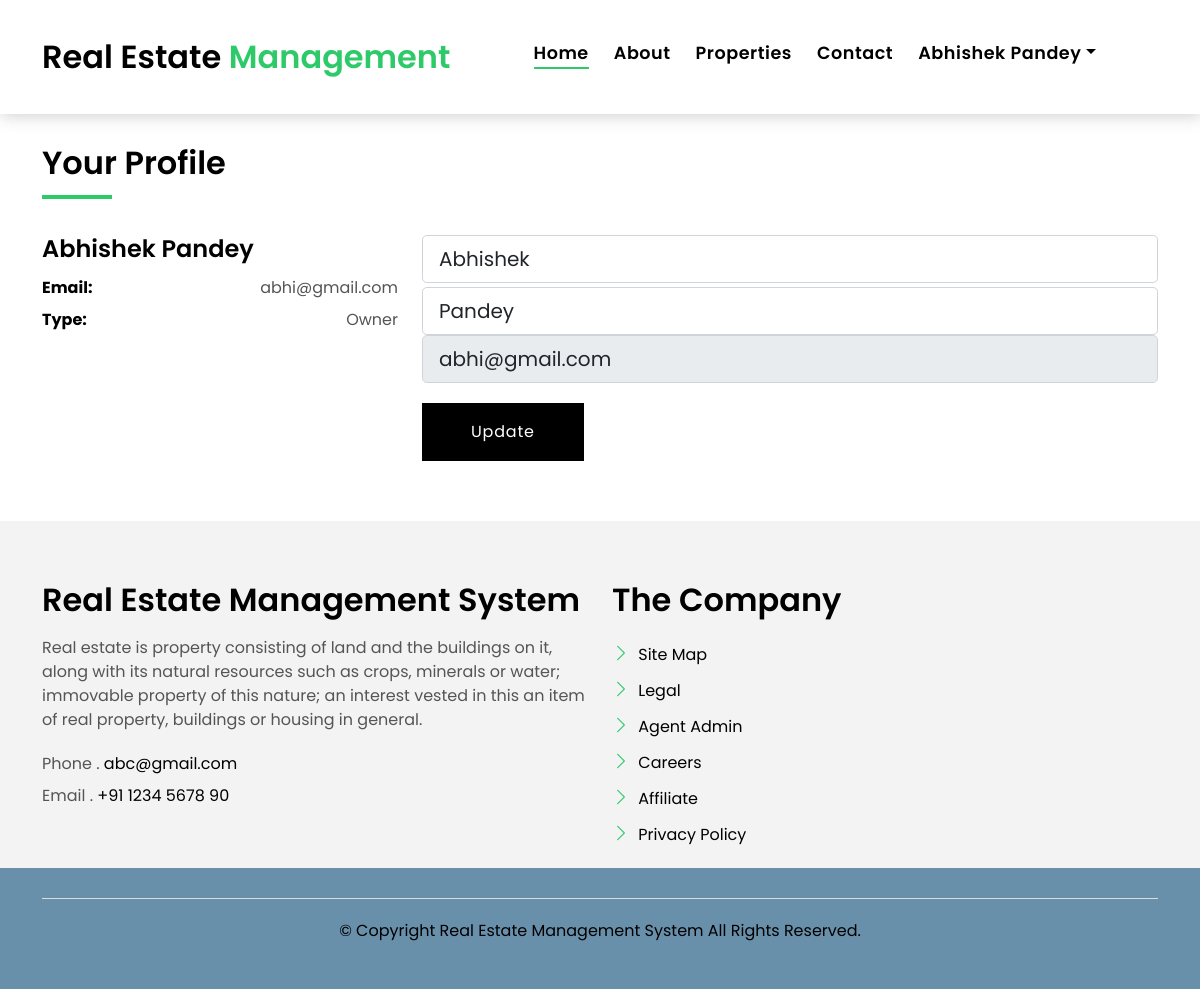
Screenshot of /ownerviewProfile (signed in) with the database file from the repository.
### estate/models.py (models this page shows, shortened)
class UserType(models.Model):
    user = models.ForeignKey(User, on_delete=models.CASCADE, null=True)
    type = models.CharField(max_length=100, null=True)
    postingdate = models.DateTimeField(auto_now_add=True)

### estate/views.py (the view, shortened to what this page needs)
# urls.py: path('ownerviewProfile', ownerviewProfile, name='ownerviewProfile'),
def ownerviewProfile(request):
    if not request.user.is_authenticated:
        return redirect('owner_login')
    user = User.objects.get(id=request.user.id)
    userType = UserType.objects.get(user=user)
    return render(request, 'owner/ownerviewProfile.html', locals())

### estate/templates/owner/ownerviewProfile.html (shortened to what this page needs)
{% extends 'ownerNavbar.html' %}
{% block main  %}
{% load static %}
<br><br>
<section class="property-single nav-arrow-b">
    <div class="container mt-5">
        <div class="row">
            <div class="col-md-12">
                <div class="row section-t3">
                    <div class="col-sm-12">
                        <div class="title-box-d">
                            <h3 class="title-d">Your Profile</h3>
                        </div>
                    </div>
                </div>
                <div class="row">
                    <div class="col-md-6 col-lg-4">
                        <div class="property-agent">
                            <h4 class="title-agent">{{userType.user.first_name}} {{userType.user.last_name}}</h4>
                            <ul class="list-unstyled">
                                <li class="d-flex justify-content-between">
                                    <strong>Email:</strong>
                                    <span class="color-text-a">{{userType.user.username}}</span>
                                </li>
                                <li class="d-flex justify-content-between">
                                    <strong>Type:</strong>
                                    <span class="color-text-a">{{userType.type}}</span>
                                </li>
                            </ul>
                        </div>
                    </div>
                    <div class="col-md-12 col-lg-8">
                        <div class="property-contact">
                            <form class="form-a" method="post">
                                <div class="row">
                                    <div class="col-md-12 mb-1">
                                        <div class="form-group">
                                            <input type="text" class="form-control form-control-lg form-control-a"
                                                   name="firstName" value="{{userType.user.first_name}}">
                                        </div>
                                    </div>
                                    <div class="col-md-12mb-1">
                                        <div class="form-group">
                                            <input type="text" class="form-control form-control-lg form-control-a"
                                                   name="lastName" value="{{userType.user.last_name}}">
                                        </div>
                                    </div>
                                    <div class="col-md-12 mb-1">
                                        <div class="form-group">
                                            <input type="email" class="form-control form-control-lg form-control-a"
                                                   name="emailid" value="{{userType.user.username}}" readonly>
                                        </div>
                                    </div>
                                    <div class="col-md-12 mt-3">
                                        <button type="submit" class="btn btn-a">Update</button>
                                    </div>
                                </div>
                            </form>
                        </div>
                    </div>
                </div>
            </div>
        </div>
    </div>
</section>
{% endblock %}

### estate/templates/ownerNavbar.html (shortened to what this page needs)
{% load static %}
<!DOCTYPE html>
<html lang="en">
<head>
    <link href="{% static 'assets/vendor/animate.css/animate.min.css' %}" rel="stylesheet">
    <link href="{% static 'assets/vendor/bootstrap/css/bootstrap.min.css' %}" rel="stylesheet">
    <link href="{% static 'assets/vendor/bootstrap-icons/bootstrap-icons.css' %}" rel="stylesheet">
    <link href="{% static 'assets/vendor/swiper/swiper-bundle.min.css' %}" rel="stylesheet">
    <link href="{% static 'assets/css/style.css' %}" rel="stylesheet">
</head>
<body>
<nav class="navbar navbar-default navbar-trans navbar-expand-lg fixed-top">
    <div class="container">
        <a class="navbar-brand text-brand" href="#">Real Estate<span class="color-b"> Management</span></a>
        <div class="navbar-collapse collapse justify-content-center" id="navbarDefault">
            <ul class="navbar-nav">
                <li class="nav-item">
                    <a class="nav-link active" href="{% url 'ownerDashboard' %}">Home</a>
                </li>
                <li class="nav-item">
                    <a class="nav-link " href="{% url 'ownerAbout' %}">About</a>
                </li>
                <li class="nav-item">
                    <a class="nav-link " href="{% url 'ownerpropertysearch' %}">Properties</a>
                </li>
                <li class="nav-item">
                    <a class="nav-link " href="{% url 'ownerContact' %}">Contact</a>
                </li>
                <li class="nav-item dropdown">
                    <a class="nav-link dropdown-toggle" href="#" id="navbarDropdown" role="button"
                       data-bs-toggle="dropdown" aria-haspopup="true" aria-expanded="false">{{request.user.first_name}} {{request.user.last_name}}</a>
                </li>
            </ul>
        </div>
    </div>
</nav>
<main id="main">
    {% block main %}
    {% endblock %}
</main>
<section class="section-footer">
    <div class="container">
        <div class="row">
            <div class="col-sm-12 col-md-6">
                <div class="widget-a">
                    <div class="w-header-a">
                        <h3 class="w-title-a text-brand">Real Estate Management System</h3>
                    </div>
                    <div class="w-body-a">
                        <p class="w-text-a color-text-a">
                            Real estate is property consisting of land and the buildings on it, along with its natural
                            resources such as crops, minerals or water; immovable property of this nature; an interest
                            vested in this an item of real property, buildings or housing in general.
                        </p>
                    </div>
                    <div class="w-footer-a">
                        <ul class="list-unstyled">
                            <li class="color-a">
                                <span class="color-text-a">Phone .</span> abc@gmail.com
                            </li>
                            <li class="color-a">
                                <span class="color-text-a">Email .</span> +91 1234 5678 90
                            </li>
                        </ul>
                    </div>
                </div>
            </div>
            <div class="col-sm-12 col-md-6 section-md-t3">
                <div class="widget-a">
                    <div class="w-header-a">
                        <h3 class="w-title-a text-brand">The Company</h3>
                    </div>
                    <div class="w-body-a">
                        <div class="w-body-a">
                            <ul class="list-unstyled">
                                <li class="item-list-a">
                                    <i class="bi bi-chevron-right"></i> <a href="#">Site Map</a>
                                </li>
                                <li class="item-list-a">
                                    <i class="bi bi-chevron-right"></i> <a href="#">Legal</a>
                                </li>
                                <li class="item-list-a">
                                    <i class="bi bi-chevron-right"></i> <a href="#">Agent Admin</a>
                                </li>
                                <li class="item-list-a">
                                    <i class="bi bi-chevron-right"></i> <a href="#">Careers</a>
                                </li>
                                <li class="item-list-a">
                                    <i class="bi bi-chevron-right"></i> <a href="#">Affiliate</a>
                                </li>
                                <li class="item-list-a">
                                    <i class="bi bi-chevron-right"></i> <a href="#">Privacy Policy</a>
                                </li>
                            </ul>
                        </div>
                    </div>
                </div>
            </div>
        </div>
    </div>
</section>
<footer>
    <div class="container">
        <div class="row">
            <div class="col-md-12">
                <div class="copyright-footer">
                    <p class="copyright color-text-a">
                        <span class="color-a">&copy; Copyright Real Estate Management System All Rights Reserved. </span>
                    </p>
                </div>
            </div>
        </div>
    </div>
</footer>
</body>
</html>

### estate/static/assets/css/style.css (style rules this page uses)
body { font-family: "Poppins", sans-serif; color: #555555; }
h1, h2, h3, h4, h5, h6 { color: #000000; }
a { color: #000000; text-decoration: none; transition: all 0.5s ease; }
.text-brand { color: #000000; font-size: 2rem; font-weight: 600; }
.color-a { text-decoration: none; color: #000000; }
.color-b { color: #2eca6a; }
.color-text-a { text-decoration: none; color: #555555; }
.section-t3 { padding-top: 3rem; }
.title-box-d { padding-bottom: 1.8rem; margin-bottom: 1rem; position: relative; }
.title-box-d .title-d { font-weight: 600; font-size: 2rem; }
.title-box-d .title-d:after { content: ""; position: absolute; width: 70px; height: 4px; background-color: #2eca6a; bottom: 20px; left: 0; }
.btn { transition: 0.5s ease; }
.btn.btn-a, .btn.btn-b { border-radius: 0; padding: 1rem 3rem; letter-spacing: 0.05rem; }
.btn.btn-a { text-decoration: none; background-color: #000000; color: #ffffff; }
.navbar-default { transition: all 0.5s ease-in-out; background-color: #ffffff; padding-top: 28px; padding-bottom: 28px; -webkit-backface-visibility: hidden; backface-visibility: hidden; box-shadow: 1px 2px 15px rgba(100, 100, 100, 0.3); }
.navbar-default.navbar-trans, .navbar-default.navbar-reduce { -webkit-backface-visibility: hidden; backface-visibility: hidden; }
.navbar-default.navbar-trans .nav-item, .navbar-default.navbar-reduce .nav-item { position: relative; padding-right: 10px; padding-bottom: 8px; margin-left: 0; }
@media (min-width: 768px) { .navbar-default.navbar-trans .nav-item, .navbar-default.navbar-reduce .nav-item { margin-left: 15px; } }
.navbar-default.navbar-trans .nav-link, .navbar-default.navbar-reduce .nav-link { font-size: 1.1rem; color: #000000; font-weight: 600; letter-spacing: 0.03em; transition: all 0.1s ease-in-out; position: relative; padding-left: 0; padding-right: 0; }
.navbar-default.navbar-trans .nav-link:before, .navbar-default.navbar-reduce .nav-link:before { content: ""; position: absolute; bottom: 5px; left: 0; width: 100%; height: 2px; z-index: 0; background-color: #2eca6a; transform: scaleX(0); transform-origin: right; transition: transform 0.2s ease-out, opacity 0.2s ease-out 0.3s; }
.navbar-default.navbar-trans .show > .nav-link:before, .navbar-default.navbar-trans .active > .nav-link:before, .navbar-default.navbar-trans .nav-link.show:before, .navbar-default.navbar-trans .nav-link.active:before, .navbar-default.navbar-reduce .show > .nav-link:before, .navbar-default.navbar-reduce .active > .nav-link:before, .navbar-default.navbar-reduce .nav-link.show:before, .navbar-default.navbar-reduce .nav-link.active:before { transform: scaleX(1); }
.navbar-default.navbar-trans .nav-link:before { background-color: #2eca6a; }
.navbar-default.navbar-trans .show > .nav-link, .navbar-default.navbar-trans .active > .nav-link, .navbar-default.navbar-trans .nav-link.show, .navbar-default.navbar-trans .nav-link.active { color: #000000; }
.property-agent .title-agent { font-weight: 600; }
.property-agent ul { line-height: 2; color: #000000; }
.section-footer { padding-top: 60px; margin-top: 60px; background: #f3f3f3; }
.section-footer ul { line-height: 2; }
.section-footer .item-list-a i { font-size: 18px; padding-right: 4px; color: #2eca6a; }
.section-footer .widget-a .w-title-a { margin-bottom: 1rem; }
footer { background: #6990ab; text-align: center; padding: 30px 0; }
footer .copyright-footer { border-top: 1px solid #ddd; padding-top: 20px; }

### rows the page displays
UserType: user.first_name "Abhishek", user.last_name "Pandey", user.username "abhi@gmail.com", type "Owner", firstName "Abhishek", lastName "Pandey", emailid "abhi@gmail.com"

### other values shown
{{ request.user.first_name }} "Abhishek"
{{ request.user.last_name }} "Pandey"
